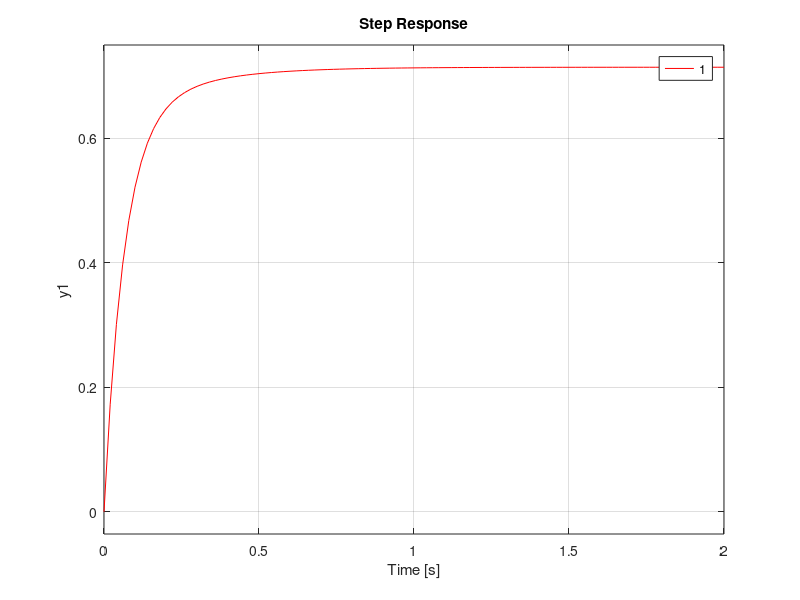

The MATLAB source for this figure:
clear;
clc;
close all;
%%
hold on
kp =1;
num=[kp]; %denklemin pay
den=[1 2+kp]; %denklem payda
y = tf(num,den);
step(y)
kp=2;
den=[1 2+kp];
y = tf(num,den);
num=[kp];
step(y,"--")

%%
G = tf([1],[1 10 20])
Y = feedback(G,1) %geri besleme degeri girilir
step(y)

%% Kontroler eklenirse PID
kp=50
kd=10
C = pid(kp,0,kd)
G = tf([1],[1 10 20])
Y = feedback(C*G,1) %geri besleme degeri girilir
step(Y,"r")

legend("1","2","3")

